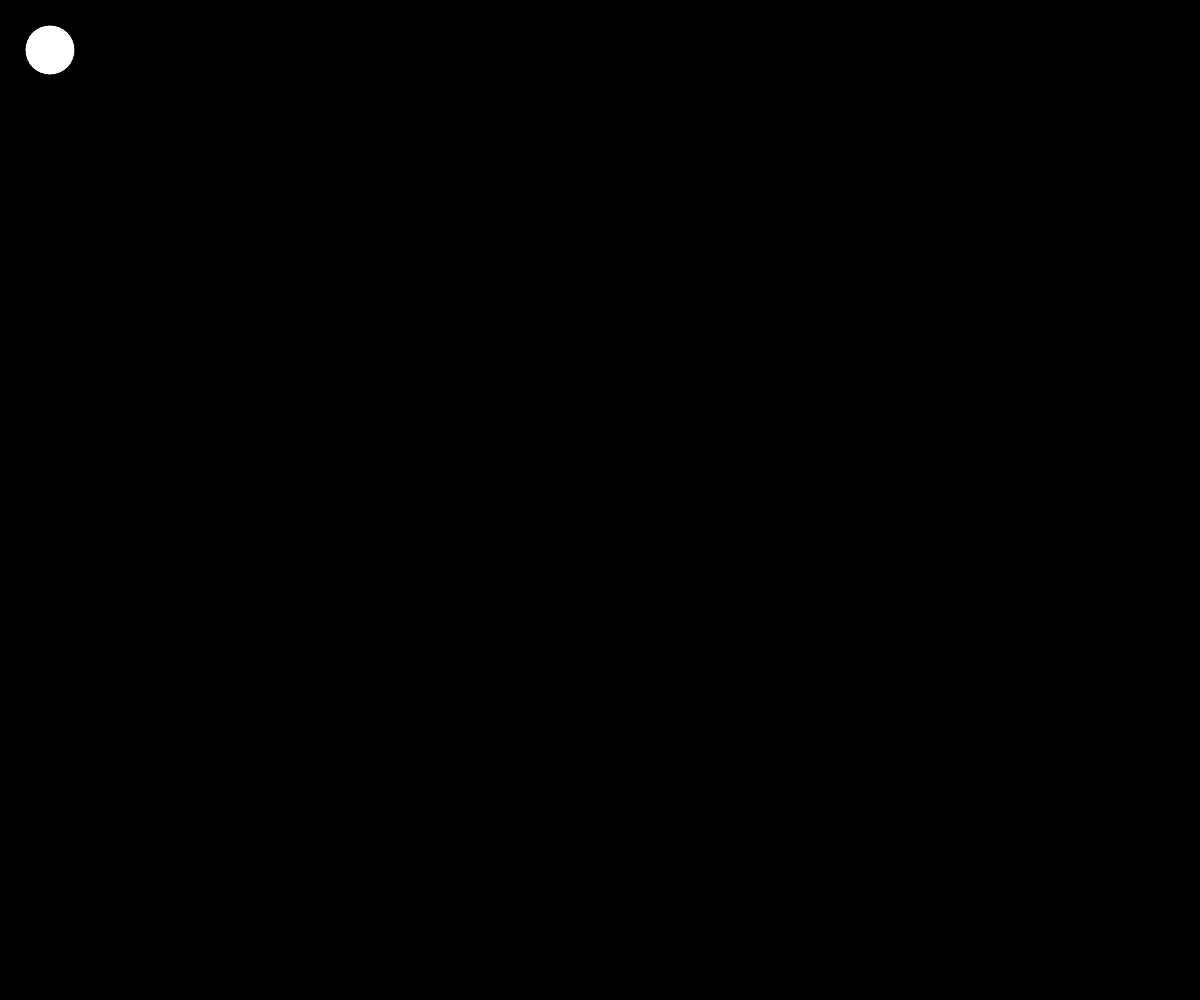
Frame 1 (no input)
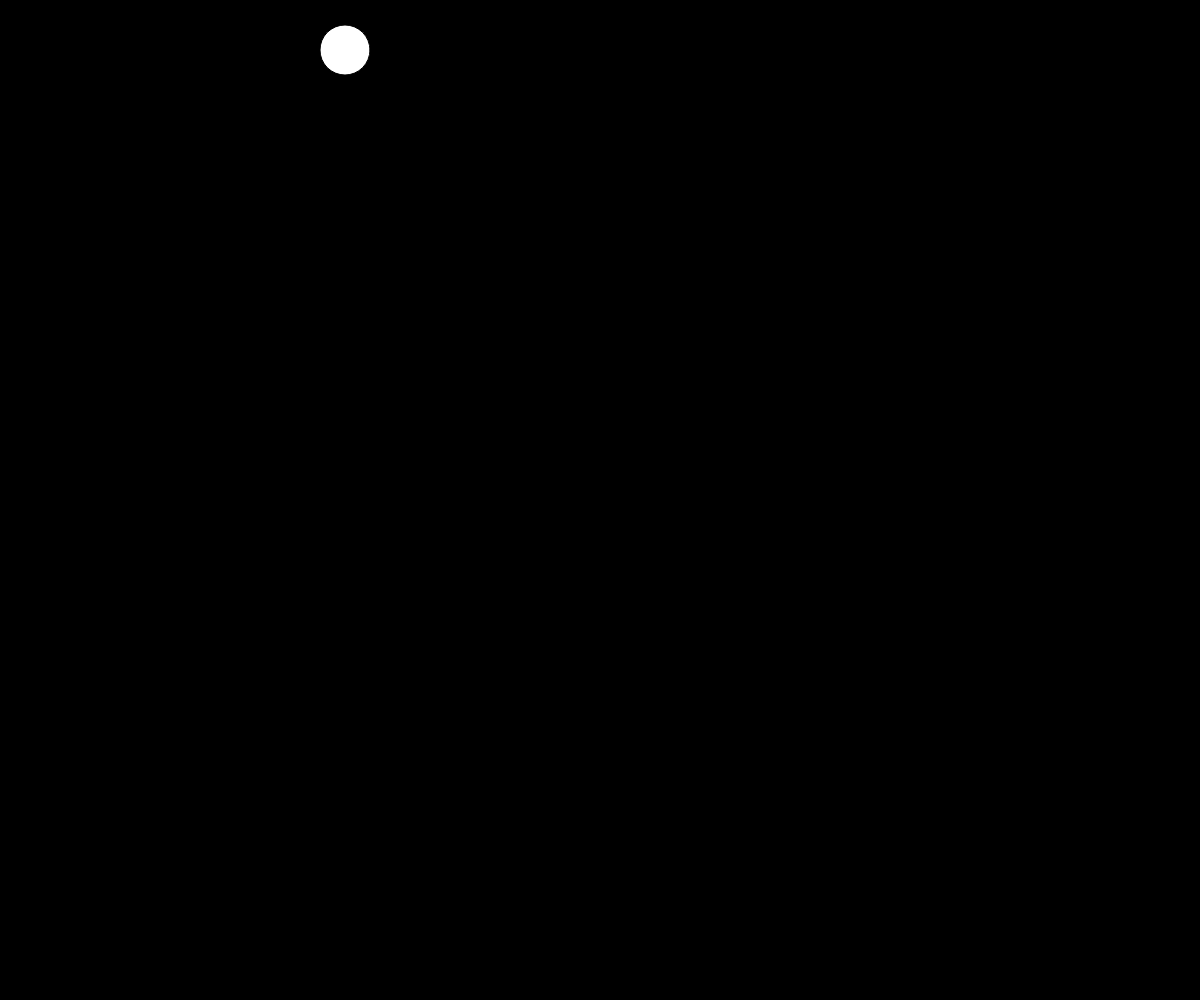
Frame 60 (no input)
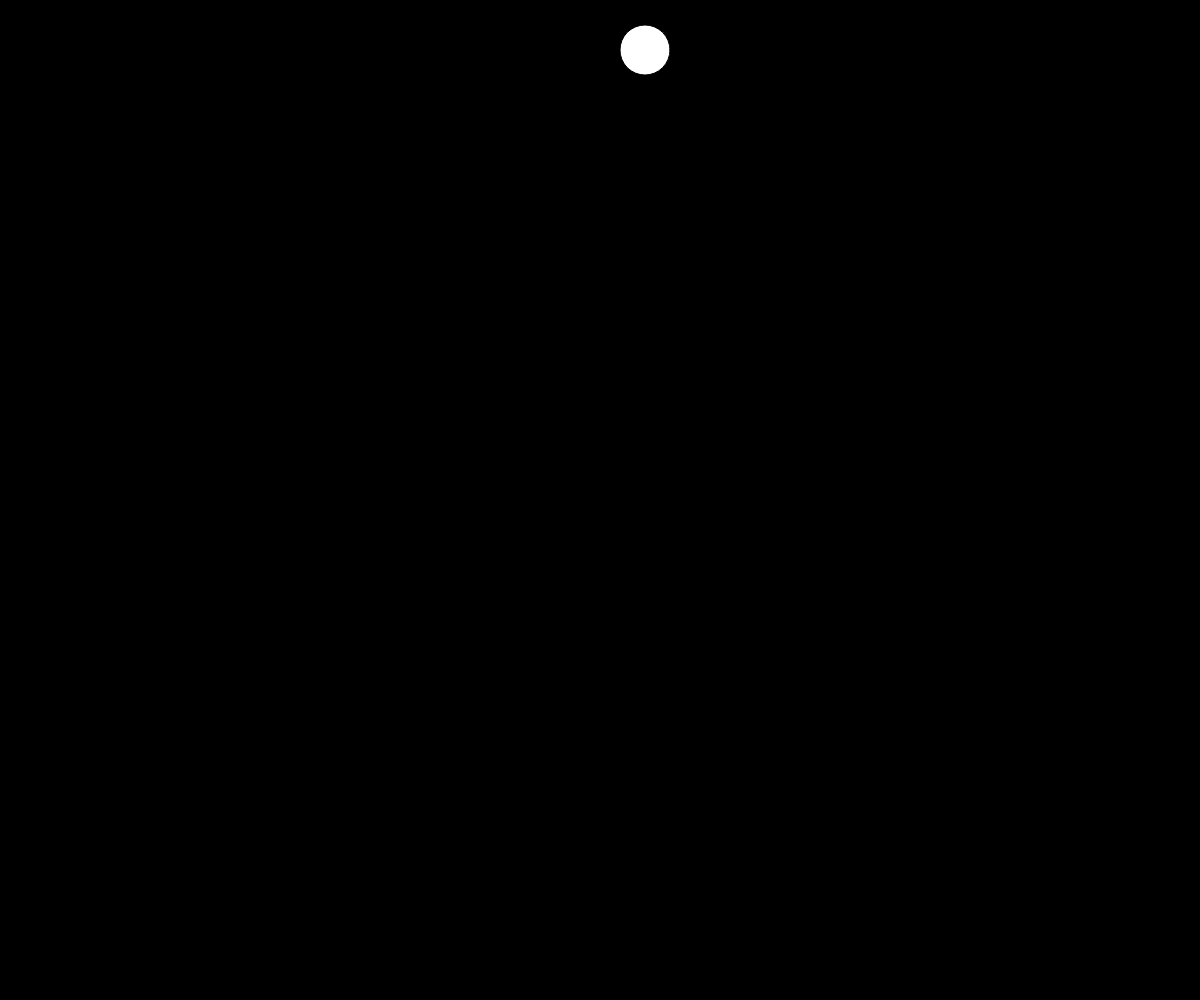
Frame 120 (the mouse pressed at the canvas centre since frame 60)

The p5.js sketch that drew these frames (run headless with seeded random() and noise() and a simulated clock; from frame 60 on, the mouse is pressed at the canvas centre):

// p5.js sketch
// ── sketch.js
var x = 50;
var y = 50;
var xspeed = 5;

function setup() {
	createCanvas(windowWidth, windowHeight);
}

function draw() {
	background('black');
	fill('white');
	ellipse(x, 50, 50);

	x = x + xspeed;

	if (x > width || x < 0) {
		xspeed = xspeed * -1;
	}
}
